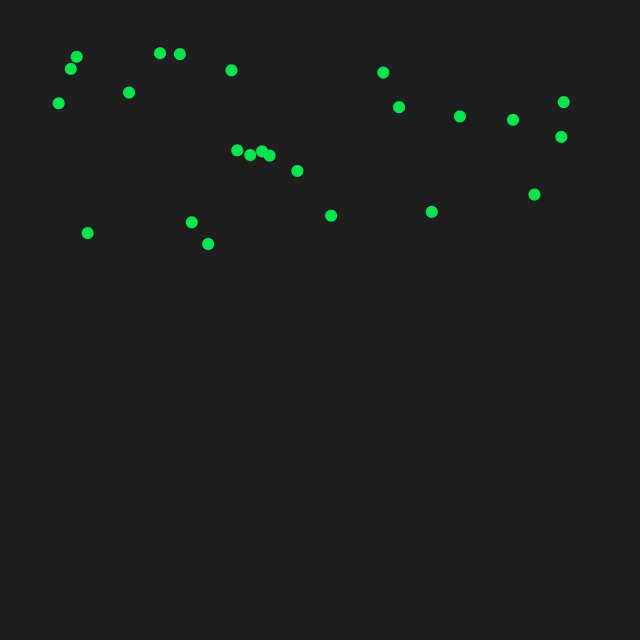
Frame 1 (no input)
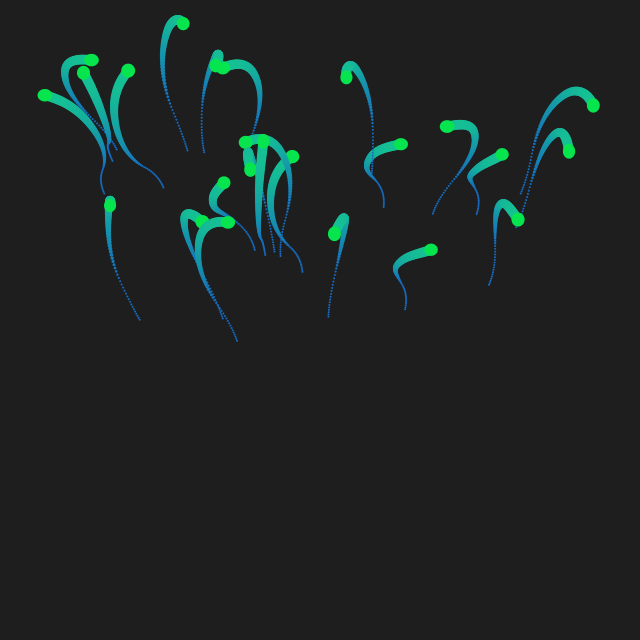
Frame 60 (the mouse pressed at the canvas centre just before this capture)
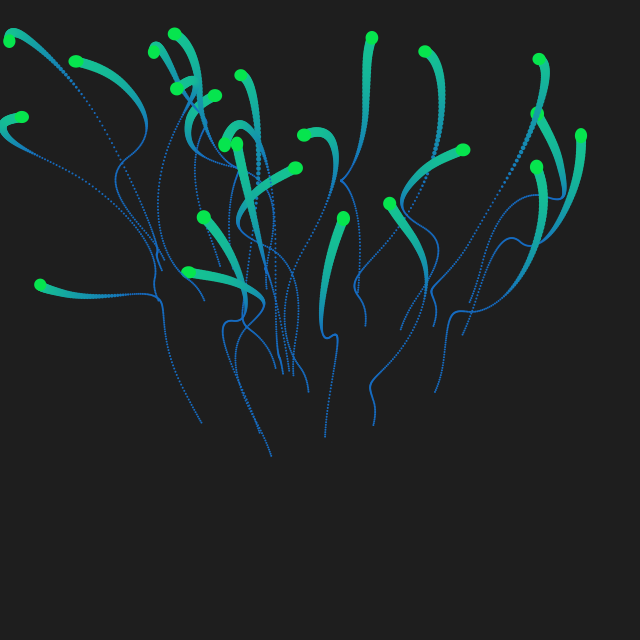
Frame 120 (the mouse held since frame 60 and released just before this capture)

The Processing sketch that drew these frames (run headless with seeded random() and noise(); from frame 60 on, the mouse is pressed at the canvas centre):

// Processing sketch: dot_bands
// ── dot_bands.pde
ArrayList<Dot> dots;
PVector blackhole;

int num_dots = 24;
float box_size = 50;

void setup() {
	size(640, 640);
	
	dots = new ArrayList<Dot>();
	blackhole = new PVector(320, 620);
	
	for(int i = 0; i < num_dots; i++) {
		float rand_x = random(50, 590);
		float rand_y = random(50, 270);
		
		dots.add(new Dot(rand_x, rand_y, blackhole, box_size));
	}
}

void draw() {
	background(30);
	
	for(Dot dot : dots) {
		dot.update();
		dot.draw();
	}
	
	// draw blackhole
	pushMatrix();
	pushStyle();
	
	
	color col_blue = color(21, 107, 193);
	color col_green = color(6, 229, 78);
	
	//fill(color(0));
	fill(color(30));
	noStroke();
	//stroke(col_green);
	//strokeWeight(2);
	ellipseMode(CENTER);
	ellipse(blackhole.x, blackhole.y, 12, 12);
	
	popStyle();
	popMatrix();
	
	if(frameCount == 250) { save("preview.png"); }
}
// ── Dot.pde
	
	class Dot {
		PVector center;
		
		PVector location;
		PVector velocity;
		PVector acceleration;
		
		float max_speed = 8;
		float max_force = 0.1;
		
		PVector target;
		
		ArrayList<Trailer> trailers;
		PVector hole;
		
		float radius = 12;
		float box_size = 50;
		
		int trailer_every_num_frames = 1;
		
		color col_blue = color(21, 107, 193);
		color col_green = color(6, 229, 78);
		
		Dot(float x_, float y_, PVector hole_, float box_size_) {
			center = new PVector(x_, y_);
			
			location = new PVector(x_, y_);
			velocity = new PVector(0, 0);
			acceleration = new PVector(0, 0);
			
			newTarget();
			
			trailers = new ArrayList<Trailer>();
			
			hole = hole_.copy();
			box_size = box_size_;
		}
		
		void newTarget() {
			PVector new_target_offset = PVector.random2D();
			new_target_offset.mult((box_size * 0.5));
			
			target = center.copy();
			target.add(new_target_offset);
		}
		
		boolean atTarget() {
			return (PVector.dist(location, target) <= radius);
		}
		
		void applyForce(PVector force) {
			acceleration.add(force);
		}
		
		void seek() {
			PVector desired = PVector.sub(target, location);
			desired.normalize();
			desired.mult(max_speed);
			
			PVector steer = PVector.sub(desired, velocity);
			steer.limit(max_force);
			
			applyForce(steer);
		}
		
		void update() {
			seek();
			
			velocity.add(acceleration);
			velocity.limit(max_speed);
			location.add(velocity);
			acceleration.mult(0);
			
			// track movement on trail
			if((frameCount % trailer_every_num_frames) == 0) {
				trailers.add(new Trailer(location.x, location.y, hole));
			}
			
			if(atTarget()) {
				// met its goal, set a new target
				newTarget();
			}
		}
		
		void draw() {
			/*// draw container box
			pushMatrix();
			pushStyle();
			
			stroke(color(255, 0, 0));
			noFill();
			rect(
				(center.x - (box_size * 0.5)),
				(center.y - (box_size * 0.5)),
				box_size,
				box_size
			);
			
			popStyle();
			popMatrix();*/
			
			
			// trailers
			for(Trailer trailer : trailers) {
				trailer.update();
				trailer.draw();
			}
			
			// clean out any trailers that finished finding their hole
			for(int i = (trailers.size() - 1); i >= 0; i--) {
				Trailer trailer = trailers.get(i);
				
				if(trailer.finished()) {
					trailers.remove(i);
				}
			}
			
			// draw dot
			pushMatrix();
			pushStyle();
			
			noStroke();
			fill(col_green);
			ellipseMode(CENTER);
			
			
			
			ellipse(location.x, location.y, radius+abs(velocity.x), radius+abs(velocity.y));
			
			popStyle();
			popMatrix();
			
			
			/*// draw target
			pushMatrix();
			pushStyle();
			
			noStroke();
			fill(color(100));
			ellipseMode(CENTER);
			ellipse(target.x, target.y, radius, radius);
			
			popStyle();
			popMatrix();*/
		}
	}
	
// ── Trailer.pde
	
	class Trailer {
		PVector init;
		
		PVector location;
		PVector velocity;
		PVector acceleration;
		
		float max_speed = 2;
		float max_force = 0.1;
		
		PVector target;
		
		float max_goal_dist = 5;
		
		float radius = 2;
		float max_rel_dist = 70;
		float max_rel_radius = 10;
		
		color fill_color;
		color col_blue = color(21, 107, 193);
		color col_green = color(6, 229, 78);
		
		Trailer(float x_, float y_, PVector hole_) {
			init = new PVector(x_, y_);
			
			location = new PVector(x_, y_);
			velocity = new PVector(0, 0);
			acceleration = new PVector(0, 0);
			
			target = hole_.copy();
			
			//fill_color = color(red(col_blue), green(col_blue), blue(col_blue), (100 * 0.4));
			fill_color = col_blue;
		}
		
		boolean finished() {
			return (PVector.dist(location, target) <= max_goal_dist);
		}
		
		void applyForce(PVector force) {
			acceleration.add(force);
		}
		
		void seek() {
			PVector desired = PVector.sub(target, location);
			desired.normalize();
			desired.mult(max_speed);
			
			PVector steer = PVector.sub(desired, velocity);
			steer.limit(max_force);
			
			
			applyForce(steer);
		}
		
		void update() {
			seek();
			
			velocity.add(acceleration);
			velocity.limit(max_speed);
			location.add(velocity);
			acceleration.mult(0);
		}
		
		void draw() {
			pushMatrix();
			pushStyle();
			
			noStroke();
			
			float rel_dist = PVector.dist(init, location);
			float rel_radius = radius;
			color rel_color = fill_color;
			
			if(rel_dist <= max_rel_dist) {
				float relative_size = norm(rel_dist, 0, max_rel_dist);
				
				rel_radius = map(relative_size, 0, 1, max_rel_radius, radius);
				rel_color = lerpColor(color(21, 193, 147), fill_color, relative_size);
				//rel_color = color(red(rel_color), green(rel_color), blue(rel_color), (100 * map(relative_size, 0, 1, 0.5, 1)));
			}
			
			float targ_dist = PVector.dist(location, target);
			float max_targ_dist = 50;
			
			if(targ_dist <= max_targ_dist) {
				rel_radius = map(targ_dist, max_targ_dist, 0, rel_radius, 1);
				rel_color = lerpColor(rel_color, color(30), (1 - (targ_dist / max_targ_dist)));
			}
			
			fill(rel_color);
			ellipseMode(CENTER);
			ellipse(location.x, location.y, rel_radius, rel_radius);
			
			popStyle();
			popMatrix();
		}
	}
	
